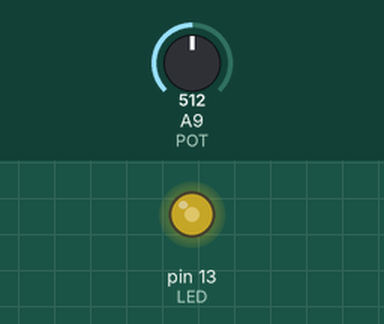
This sketch was run on a simulated Arduino Mega 2560, built with avr-gcc and run on an emulated ATmega2560. Shown: output pins drawn as LEDs (lit = HIGH). The inputs (shaded band) are chosen by the test bench; at power-on: A9 (POT) = 512.

Above: at 1.2 s.
1.3 s: A9 (POT) set to 716
At 2.2 s:
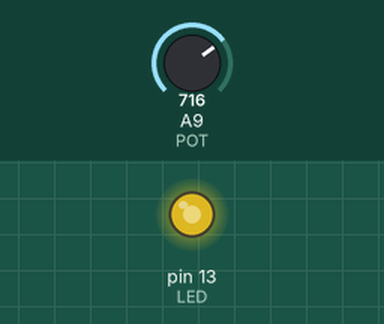
2.8 s: A9 (POT) set to 900
At 3.4 s:
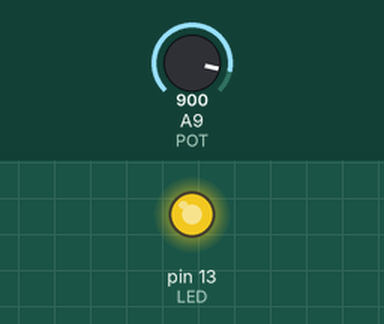
4.3 s: A9 (POT) set to 122
At 4.6 s:
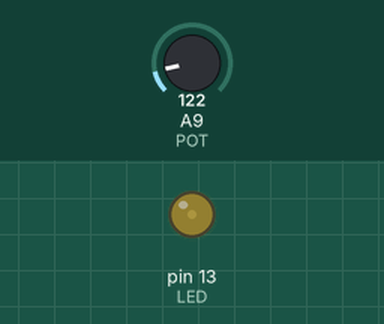
5.8 s: A9 (POT) set to 0
At 7.0 s:
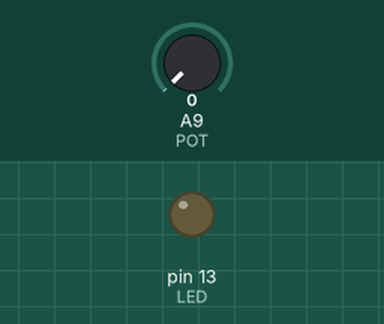
Timing chart, 0 to 8.3 s (numbered marks = the images above; inputs shaded):
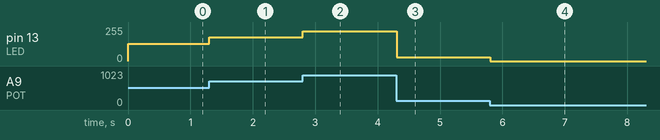

Measured:
- after the input at 1.3 s, pin 13 (LED): 128/255 → 179/255 at once
- after the input at 2.8 s, pin 13 (LED): 179/255 → 225/255 at once
- after the input at 4.3 s, pin 13 (LED): 225/255 → 30/255 at once
- after the input at 5.8 s, pin 13 (LED): 30/255 → 0/255 at once

The sketch:

2.3.ino
```cpp
#include <Arduino.h>

#define POT 9
#define LED 13

void modulate()
{
  int value = analogRead(POT); // 0-1023
  int duty = value / 4;        // scale to duty (0-255) 1/4~255/1023

  analogWrite(LED, duty);
}

void setup()
{
  pinMode(LED, OUTPUT);
}

void loop()
{
  modulate();
  delay(100);
}
```
